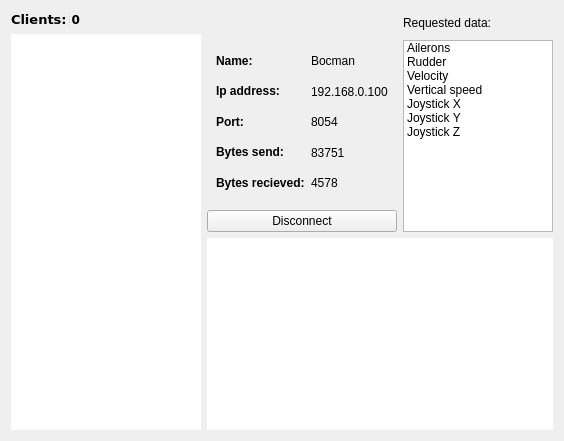
      <widget class="QWidget" name="tab_server">
       <attribute name="icon">
        <iconset resource="T10_Server3.qrc">
         <normaloff>:/resources/icons/computer.svg</normaloff>:/resources/icons/computer.svg</iconset>
       </attribute>
       <attribute name="title">
        <string>Server</string>
       </attribute>
       <layout class="QGridLayout" name="gridLayout_5">
        <item row="0" column="2" rowspan="2">
         <widget class="QLabel" name="label_13">
          <property name="text">
           <string>&lt;html&gt;&lt;head/&gt;&lt;body&gt;&lt;p&gt;&lt;span style=&quot; font-weight:600;&quot;&gt;Requested data:&lt;/span&gt;&lt;/p&gt;&lt;/body&gt;&lt;/html&gt;</string>
          </property>
         </widget>
        </item>
        <item row="2" column="2" rowspan="2">
         <widget class="QListWidget" name="listWidget">
          <property name="sizePolicy">
           <sizepolicy hsizetype="MinimumExpanding" vsizetype="Expanding">
            <horstretch>0</horstretch>
            <verstretch>0</verstretch>
           </sizepolicy>
          </property>
          <property name="minimumSize">
           <size>
            <width>150</width>
            <height>0</height>
           </size>
          </property>
          <property name="maximumSize">
           <size>
            <width>150</width>
            <height>16777215</height>
           </size>
          </property>
          <item>
           <property name="text">
            <string>Ailerons</string>
           </property>
          </item>
          <item>
           <property name="text">
            <string>Rudder</string>
           </property>
          </item>
          <item>
           <property name="text">
            <string>Velocity</string>
           </property>
          </item>
          <item>
           <property name="text">
            <string>Vertical speed</string>
           </property>
          </item>
          <item>
           <property name="text">
            <string>Joystick X</string>
           </property>
          </item>
          <item>
           <property name="text">
            <string>Joystick Y</string>
           </property>
          </item>
          <item>
           <property name="text">
            <string>Joystick Z</string>
           </property>
          </item>
         </widget>
        </item>
        <item row="4" column="1" colspan="2">
         <widget class="QListWidget" name="listWidget_Log">
          <property name="sizePolicy">
           <sizepolicy hsizetype="MinimumExpanding" vsizetype="Expanding">
            <horstretch>0</horstretch>
            <verstretch>0</verstretch>
           </sizepolicy>
          </property>
          <property name="minimumSize">
           <size>
            <width>150</width>
            <height>0</height>
           </size>
          </property>
          <property name="frameShape">
           <enum>QFrame::NoFrame</enum>
          </property>
         </widget>
        </item>
        <item row="3" column="1">
         <widget class="QPushButton" name="pushButton_7">
          <property name="text">
           <string>Disconnect</string>
          </property>
          <property name="icon">
           <iconset resource="T10_Server3.qrc">
            <normaloff>:/resources/icons/disapprove.svg</normaloff>:/resources/icons/disapprove.svg</iconset>
          </property>
          <property name="iconSize">
           <size>
            <width>20</width>
            <height>20</height>
           </size>
          </property>
         </widget>
        </item>
        <item row="2" column="1">
         <widget class="QStackedWidget" name="stackedWidget">
          <property name="sizePolicy">
           <sizepolicy hsizetype="Expanding" vsizetype="Expanding">
            <horstretch>0</horstretch>
            <verstretch>0</verstretch>
           </sizepolicy>
          </property>
          <property name="currentIndex">
           <number>0</number>
          </property>
          <widget class="QWidget" name="page">
           <layout class="QGridLayout" name="gridLayout_4">
            <item row="0" column="0" colspan="2">
             <widget class="QLabel" name="label_7">
              <property name="text">
               <string>&lt;html&gt;&lt;head/&gt;&lt;body&gt;&lt;p&gt;&lt;span style=&quot; font-weight:600;&quot;&gt;Name:&lt;/span&gt;&lt;/p&gt;&lt;/body&gt;&lt;/html&gt;</string>
              </property>
              <property name="alignment">
               <set>Qt::AlignLeading|Qt::AlignLeft|Qt::AlignVCenter</set>
              </property>
             </widget>
            </item>
            <item row="0" column="2">
             <widget class="QLabel" name="lbl_Peer_name">
              <property name="text">
               <string>Bocman</string>
              </property>
             </widget>
            </item>
            <item row="1" column="0" colspan="2">
             <widget class="QLabel" name="label_9">
              <property name="text">
               <string>&lt;html&gt;&lt;head/&gt;&lt;body&gt;&lt;p&gt;&lt;span style=&quot; font-weight:600;&quot;&gt;Ip address:&lt;/span&gt;&lt;/p&gt;&lt;/body&gt;&lt;/html&gt;</string>
              </property>
              <property name="alignment">
               <set>Qt::AlignLeading|Qt::AlignLeft|Qt::AlignVCenter</set>
              </property>
             </widget>
            </item>
            <item row="1" column="2">
             <widget class="QLabel" name="lbl_peer_IP">
              <property name="text">
               <string>192.168.0.100</string>
              </property>
             </widget>
            </item>
            <item row="2" column="0">
             <widget class="QLabel" name="label_10">
              <property name="text">
               <string>&lt;html&gt;&lt;head/&gt;&lt;body&gt;&lt;p&gt;&lt;span style=&quot; font-weight:600;&quot;&gt;Port:&lt;/span&gt;&lt;/p&gt;&lt;/body&gt;&lt;/html&gt;</string>
              </property>
              <property name="alignment">
               <set>Qt::AlignLeading|Qt::AlignLeft|Qt::AlignVCenter</set>
              </property>
             </widget>
            </item>
            <item row="4" column="2">
             <widget class="QLabel" name="lbl_Bytes_received">
              <property name="text">
               <string>4578</string>
              </property>
             </widget>
            </item>
            <item row="2" column="2">
             <widget class="QLabel" name="lbl_Peer_port">
              <property name="text">
               <string>8054</string>
              </property>
             </widget>
            </item>
            <item row="3" column="0" colspan="2">
             <widget class="QLabel" name="label_3">
              <property name="text">
               <string>&lt;html&gt;&lt;head/&gt;&lt;body&gt;&lt;p&gt;&lt;span style=&quot; font-weight:600;&quot;&gt;Bytes send:&lt;/span&gt;&lt;/p&gt;&lt;/body&gt;&lt;/html&gt;</string>
              </property>
              <property name="alignment">
               <set>Qt::AlignLeading|Qt::AlignLeft|Qt::AlignVCenter</set>
              </property>
             </widget>
            </item>
            <item row="3" column="2">
             <widget class="QLabel" name="lbl_Bytes_send">
              <property name="text">
               <string>83751</string>
              </property>
             </widget>
            </item>
            <item row="4" column="0" colspan="2">
             <widget class="QLabel" name="label_5">
              <property name="text">
               <string>&lt;html&gt;&lt;head/&gt;&lt;body&gt;&lt;p&gt;&lt;span style=&quot; font-weight:600;&quot;&gt;Bytes recieved:&lt;/span&gt;&lt;/p&gt;&lt;/body&gt;&lt;/html&gt;</string>
              </property>
              <property name="alignment">
               <set>Qt::AlignLeading|Qt::AlignLeft|Qt::AlignVCenter</set>
              </property>
             </widget>
            </item>
           </layout>
          </widget>
          <widget class="QWidget" name="page_2">
           <layout class="QHBoxLayout" name="horizontalLayout_3">
            <item>
             <widget class="QWidget" name="widget_2" native="true"/>
            </item>
           </layout>
          </widget>
         </widget>
        </item>
        <item row="1" column="0" rowspan="4">
         <widget class="QListWidget" name="listWidget_peerList">
          <property name="sizePolicy">
           <sizepolicy hsizetype="Fixed" vsizetype="Expanding">
            <horstretch>0</horstretch>
            <verstretch>0</verstretch>
           </sizepolicy>
          </property>
          <property name="maximumSize">
           <size>
            <width>190</width>
            <height>16777215</height>
           </size>
          </property>
          <property name="frameShape">
           <enum>QFrame::NoFrame</enum>
          </property>
          <property name="autoScroll">
           <bool>true</bool>
          </property>
         </widget>
        </item>
        <item row="0" column="0">
         <widget class="QSplitter" name="splitter">
          <property name="sizePolicy">
           <sizepolicy hsizetype="Fixed" vsizetype="Fixed">
            <horstretch>0</horstretch>
            <verstretch>0</verstretch>
           </sizepolicy>
          </property>
          <property name="maximumSize">
           <size>
            <width>16777215</width>
            <height>16777215</height>
           </size>
          </property>
          <property name="orientation">
           <enum>Qt::Horizontal</enum>
          </property>
          <widget class="QLabel" name="labelClients">
           <property name="sizePolicy">
            <sizepolicy hsizetype="Expanding" vsizetype="Expanding">
             <horstretch>0</horstretch>
             <verstretch>0</verstretch>
            </sizepolicy>
           </property>
           <property name="font">
            <font>
             <family>Verdana</family>
             <pointsize>10</pointsize>
             <weight>75</weight>
             <italic>false</italic>
             <bold>true</bold>
            </font>
           </property>
           <property name="statusTip">
            <string>Number of connected clients</string>
           </property>
           <property name="text">
            <string>Clients:</string>
           </property>
          </widget>
          <widget class="QLabel" name="labelClientsConnected">
           <property name="sizePolicy">
            <sizepolicy hsizetype="Expanding" vsizetype="Expanding">
             <horstretch>0</horstretch>
             <verstretch>0</verstretch>
            </sizepolicy>
           </property>
           <property name="font">
            <font>
             <family>Verdana</family>
             <pointsize>9</pointsize>
             <weight>75</weight>
             <bold>true</bold>
            </font>
           </property>
           <property name="statusTip">
            <string>Number of connected clients</string>
           </property>
           <property name="layoutDirection">
            <enum>Qt::LeftToRight</enum>
           </property>
           <property name="text">
            <string>0</string>
           </property>
           <property name="alignment">
            <set>Qt::AlignRight|Qt::AlignTrailing|Qt::AlignVCenter</set>
           </property>
          </widget>
         </widget>
        </item>
       </layout>
       <zorder>listWidget</zorder>
       <zorder>listWidget_Log</zorder>
       <zorder>listWidget_peerList</zorder>
       <zorder>label_13</zorder>
       <zorder>stackedWidget</zorder>
       <zorder>pushButton_7</zorder>
       <zorder>splitter</zorder>
      </widget>
